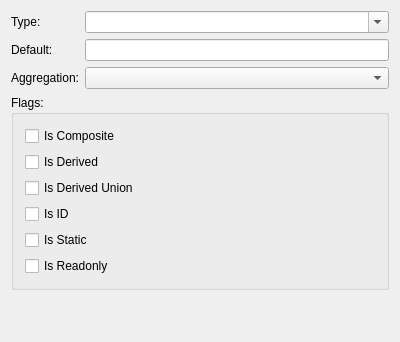
<?xml version="1.0" encoding="UTF-8"?>
<ui version="4.0">
 <class>AttributeTab</class>
 <widget class="QWidget" name="AttributeTab">
  <property name="geometry">
   <rect>
    <x>0</x>
    <y>0</y>
    <width>400</width>
    <height>342</height>
   </rect>
  </property>
  <property name="windowTitle">
   <string>AttributeTab</string>
  </property>
  <property name="locale">
   <locale language="English" country="UnitedKingdom"/>
  </property>
  <layout class="QFormLayout" name="formLayout">
   <item row="0" column="0">
    <widget class="QLabel" name="typeLabel">
     <property name="text">
      <string>Type:</string>
     </property>
    </widget>
   </item>
   <item row="0" column="1">
    <widget class="QComboBox" name="typeCombo">
     <property name="editable">
      <bool>true</bool>
     </property>
    </widget>
   </item>
   <item row="1" column="0">
    <widget class="QLabel" name="defaultLabel">
     <property name="text">
      <string>Default:</string>
     </property>
    </widget>
   </item>
   <item row="1" column="1">
    <widget class="QLineEdit" name="defaultEdit"/>
   </item>
   <item row="5" column="0" colspan="2">
    <widget class="QGroupBox" name="groupBox">
     <property name="title">
      <string>Flags:</string>
     </property>
     <layout class="QVBoxLayout" name="verticalLayout">
      <item>
       <widget class="QCheckBox" name="isCompositeBox">
        <property name="locale">
         <locale language="English" country="UnitedKingdom"/>
        </property>
        <property name="text">
         <string>Is Composite</string>
        </property>
       </widget>
      </item>
      <item>
       <widget class="QCheckBox" name="isDerivedBox">
        <property name="text">
         <string>Is Derived</string>
        </property>
       </widget>
      </item>
      <item>
       <widget class="QCheckBox" name="isDerivedUnionBox">
        <property name="text">
         <string>Is Derived Union</string>
        </property>
       </widget>
      </item>
      <item>
       <widget class="QCheckBox" name="isIDBox">
        <property name="text">
         <string>Is ID</string>
        </property>
       </widget>
      </item>
      <item>
       <widget class="QCheckBox" name="isStaticBox">
        <property name="text">
         <string>Is Static</string>
        </property>
       </widget>
      </item>
      <item>
       <widget class="QCheckBox" name="isReadonlyBox">
        <property name="text">
         <string>Is Readonly</string>
        </property>
       </widget>
      </item>
     </layout>
    </widget>
   </item>
   <item row="3" column="1">
    <widget class="QComboBox" name="aggregationCombo"/>
   </item>
   <item row="3" column="0">
    <widget class="QLabel" name="aggregationLabel">
     <property name="text">
      <string>Aggregation:</string>
     </property>
    </widget>
   </item>
  </layout>
 </widget>
 <layoutdefault spacing="6" margin="11"/>
 <resources/>
 <connections/>
</ui>
